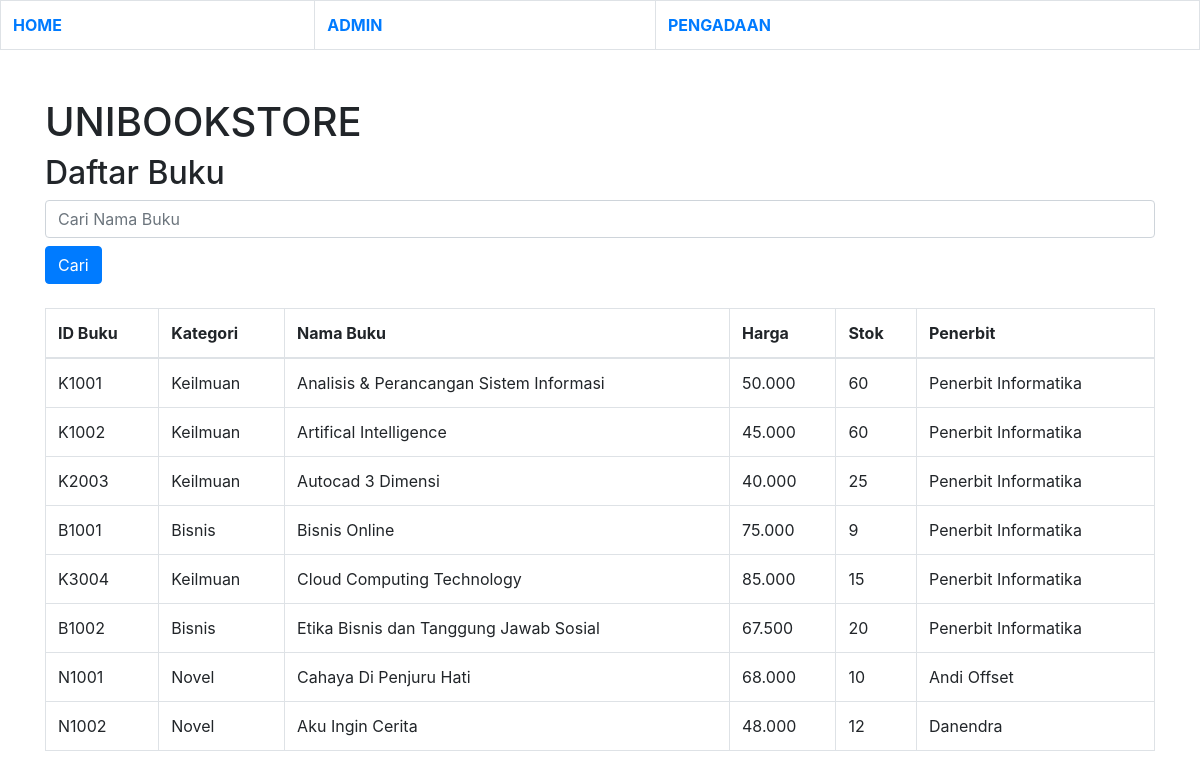
The page / on the database its author committed.
### tables this page shows
CREATE TABLE `buku` (
  `id_buku` varchar(900) DEFAULT NULL,
  `kategori` varchar(900) DEFAULT NULL,
  `nama_buku` varchar(900) DEFAULT NULL,
  `harga` varchar(900) DEFAULT NULL,
  `stok` int(255) DEFAULT NULL,
  `nama_penerbit` varchar(900) DEFAULT NULL
);

### index.php (the view, shortened to what this page needs)
<?php
$host = 'localhost';
$user = 'root';
$password = '';
$database = 'databuku';
$conn = new mysqli($host, $user, $password, $database);
$search = '';
$sql = "SELECT * FROM buku WHERE nama_buku LIKE '%$search%'";
$result = $conn->query($sql);
?>
<!DOCTYPE html>
<html lang="id">
<head>
    <link rel="stylesheet" href="https://stackpath.bootstrapcdn.com/bootstrap/4.5.2/css/bootstrap.min.css">
</head>
<body>
<table class="table table-bordered">
        <tr>
            <th><a href="index.php">HOME</a></th>
            <th><a href="admin.php">ADMIN</a></th>
            <th><a href="pengadaan.php">PENGADAAN</a></th>
        </tr>
    </table>
<div class="container mt-5">
<h1>UNIBOOKSTORE</h1>
    <h2>Daftar Buku</h2>
    <form method="POST" class="mb-4">
        <input type="text" name="search" placeholder="Cari Nama Buku" class="form-control" value="<?php echo htmlspecialchars($search); ?>">
        <button type="submit" class="btn btn-primary mt-2">Cari</button>
    </form>
    <table class="table table-bordered">
        <thead>
            <tr>
                <th>ID Buku</th>
                <th>Kategori</th>
                <th>Nama Buku</th>
                <th>Harga</th>
                <th>Stok</th>
                <th>Penerbit</th>
            </tr>
        </thead>
        <tbody>
            <?php
            if ($result->num_rows > 0) {
                while ($row = $result->fetch_assoc()) {
                    echo "<tr>
                            <td>{$row['id_buku']}</td>
                            <td>{$row['kategori']}</td>
                            <td>{$row['nama_buku']}</td>
                            <td>{$row['harga']}</td>
                            <td>{$row['stok']}</td>
                            <td>{$row['nama_penerbit']}</td>
                          </tr>";
                }
            } else {
                echo "<tr><td colspan='6' class='text-center'>Tidak ada data</td></tr>";
            }
            ?>
        </tbody>
    </table>
</div>
</body>
</html>

### rows shown on the page
buku: id_buku "K1001", kategori "Keilmuan", nama_buku "Analisis & Perancangan Sistem Informasi", harga "50.000", stok "60", nama_penerbit "Penerbit Informatika"
buku: id_buku "K1002", kategori "Keilmuan", nama_buku "Artifical Intelligence", harga "45.000", stok "60", nama_penerbit "Penerbit Informatika"
buku: id_buku "K2003", kategori "Keilmuan", nama_buku "Autocad 3 Dimensi", harga "40.000", stok "25", nama_penerbit "Penerbit Informatika"
buku: id_buku "B1001", kategori "Bisnis", nama_buku "Bisnis Online", harga "75.000", stok "9", nama_penerbit "Penerbit Informatika"
buku: id_buku "K3004", kategori "Keilmuan", nama_buku "Cloud Computing Technology", harga "85.000", stok "15", nama_penerbit "Penerbit Informatika"
buku: id_buku "B1002", kategori "Bisnis", nama_buku "Etika Bisnis dan Tanggung Jawab Sosial", harga "67.500", stok "20", nama_penerbit "Penerbit Informatika"
buku: id_buku "N1001", kategori "Novel", nama_buku "Cahaya Di Penjuru Hati", harga "68.000", stok "10", nama_penerbit "Andi Offset"
buku: id_buku "N1002", kategori "Novel", nama_buku "Aku Ingin Cerita", harga "48.000", stok "12", nama_penerbit "Danendra"
